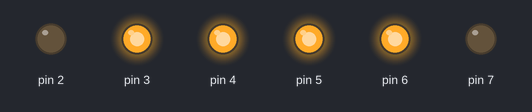
Bench run of a sketch on a simulated Arduino Uno, built with avr-gcc and run on an emulated ATmega328P. On the bench: output pins drawn as LEDs (lit = HIGH).

Above: at 1.5 s.
At 3.5 s:
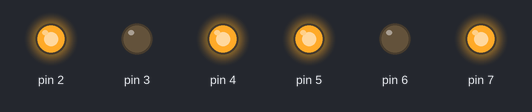
At 5.5 s:
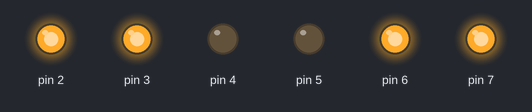
Timing chart, 0 to 9.1 s (numbered marks = the images above):
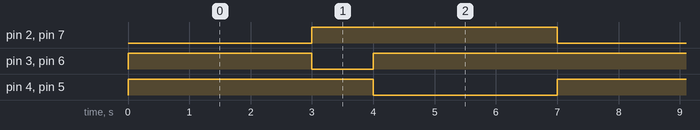

Measured:
- by itself, pin 2, pin 4, pin 5, pin 7: alternates HIGH for 4.0 s and LOW for 3.0 s
- by itself, pin 3, pin 6: alternates HIGH for 6.0 s and LOW for 1.0 s
- by itself, everything shown: repeats every 7.0 s, in 4 steps

The sketch:

TP1FeuDeSignalisation.ino
```cpp
 int i=2;
//fonction d'initialisation de la carte
void setup()
{
    //initialisation de la broche 2 comme Ã©tant une sortie
    pinMode(2, OUTPUT);
    pinMode(3, OUTPUT);
    pinMode(4, OUTPUT);

    pinMode(5, OUTPUT);
    pinMode(6, OUTPUT);
    pinMode(7, OUTPUT);
    for(int c=2;c<8;c++)
   {
     digitalWrite(c, HIGH);
   }
}

//fonction principale, elle se rÃ©pÃ¨te (sâ  exÃ©cute) Ã  l'infini
void loop()
{
  if(i==4)
  {
    i=2;
  }

  allumerEtParallement(2,7,3000);
  allumerEtParallement(3,6,1000);
  allumerEtParallement(4,5,3000);


}


void allumerTempo(int numero,int temp)
{
  digitalWrite(numero, LOW);
  delay(temp);
  digitalWrite(numero, HIGH);
}

void allumerEtParallement(int numeroPremier,int numeroDeusieme,int temp)
{
  digitalWrite(numeroPremier, LOW);
  digitalWrite(numeroDeusieme, LOW);
  delay(temp);
  digitalWrite(numeroPremier, HIGH);
  digitalWrite(numeroDeusieme, HIGH);
}
```
